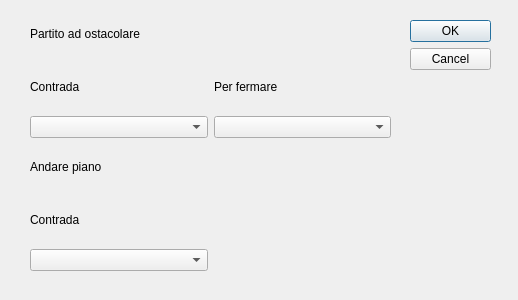
<ui version="4.0" >
 <class>SceltaPartito</class>
 <widget class="QDialog" name="SceltaPartito" >
  <property name="geometry" >
   <rect>
    <x>0</x>
    <y>0</y>
    <width>518</width>
    <height>300</height>
   </rect>
  </property>
  <property name="windowTitle" >
   <string>Partiti</string>
  </property>
  <widget class="QDialogButtonBox" name="buttonBox" >
   <property name="geometry" >
    <rect>
     <x>410</x>
     <y>20</y>
     <width>81</width>
     <height>241</height>
    </rect>
   </property>
   <property name="orientation" >
    <enum>Qt::Vertical</enum>
   </property>
   <property name="standardButtons" >
    <set>QDialogButtonBox::Cancel|QDialogButtonBox::Ok</set>
   </property>
  </widget>
  <widget class="QWidget" name="" >
   <property name="geometry" >
    <rect>
     <x>30</x>
     <y>10</y>
     <width>361</width>
     <height>261</height>
    </rect>
   </property>
   <layout class="QGridLayout" name="gridLayout" >
    <item row="0" column="0" >
     <widget class="QLabel" name="label" >
      <property name="text" >
       <string>Partito ad ostacolare</string>
      </property>
     </widget>
    </item>
    <item row="1" column="0" >
     <widget class="QLabel" name="label_2" >
      <property name="text" >
       <string>Contrada</string>
      </property>
     </widget>
    </item>
    <item row="1" column="1" >
     <widget class="QLabel" name="label_3" >
      <property name="text" >
       <string>Per fermare</string>
      </property>
     </widget>
    </item>
    <item row="2" column="0" >
     <widget class="QComboBox" name="comboBox" />
    </item>
    <item row="2" column="1" >
     <widget class="QComboBox" name="comboBox_2" />
    </item>
    <item row="3" column="0" >
     <widget class="QLabel" name="label_4" >
      <property name="text" >
       <string>Andare piano</string>
      </property>
     </widget>
    </item>
    <item row="4" column="0" >
     <widget class="QLabel" name="label_5" >
      <property name="text" >
       <string>Contrada</string>
      </property>
     </widget>
    </item>
    <item row="5" column="0" >
     <widget class="QComboBox" name="comboBox_3" />
    </item>
   </layout>
  </widget>
 </widget>
 <resources/>
 <connections>
  <connection>
   <sender>buttonBox</sender>
   <signal>accepted()</signal>
   <receiver>SceltaPartito</receiver>
   <slot>accept()</slot>
   <hints>
    <hint type="sourcelabel" >
     <x>248</x>
     <y>254</y>
    </hint>
    <hint type="destinationlabel" >
     <x>157</x>
     <y>274</y>
    </hint>
   </hints>
  </connection>
  <connection>
   <sender>buttonBox</sender>
   <signal>rejected()</signal>
   <receiver>SceltaPartito</receiver>
   <slot>reject()</slot>
   <hints>
    <hint type="sourcelabel" >
     <x>316</x>
     <y>260</y>
    </hint>
    <hint type="destinationlabel" >
     <x>286</x>
     <y>274</y>
    </hint>
   </hints>
  </connection>
 </connections>
</ui>
